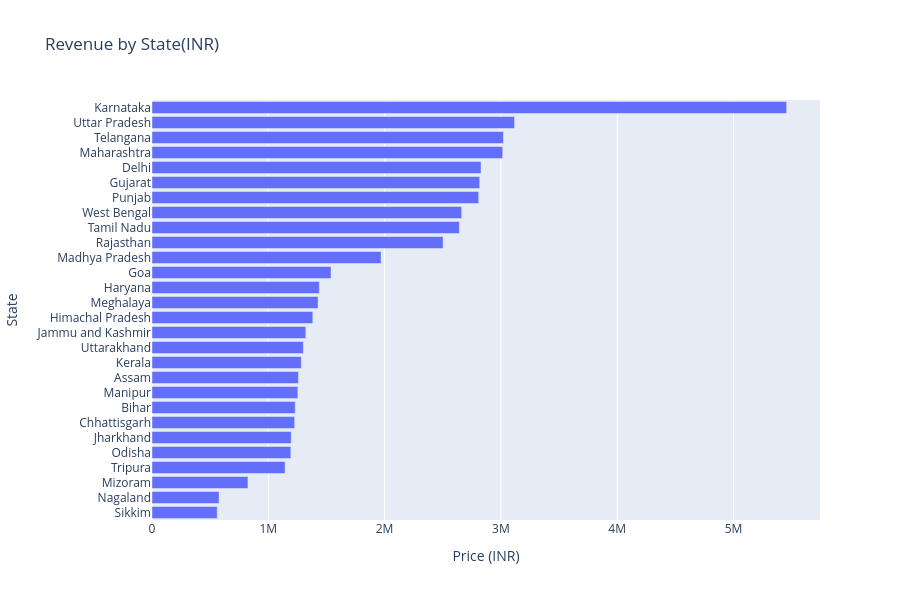

Here is the notebook cell this chart was saved with:
### Markdown cell above
### Total Sales By State

### Code cell
fig = px.bar(
    df.groupby("State", as_index=False)["Price (INR)"].sum()
        .sort_values("Price (INR)",ascending=False),
    x="Price (INR)",
    y="State",
    orientation="h",
    title="Revenue by State(INR)"
)
fig.update_layout(height=600, yaxis=dict(autorange="reversed"))
fig.show()

### Figure 1 — Plotly figure (JSON) as saved in the notebook; plotly's stock layout.template omitted (floating-point values rounded to 4 significant figures)
{"data": [{"hovertemplate": "Price (INR)=%{x}<br>State=%{y}<extra></extra>", "legendgroup": "", "marker": {"color": "#636efa", "pattern": {"shape": ""}}, "name": "", "orientation": "h", "showlegend": false, "textposition": "auto", "type": "bar", "x": [5457000.0, 3117000.0, 3022000.0, 3016000.0, 2829000.0, 2818000.0, 2809000.0, 2663000.0, 2643000.0, 2503000.0, 1970000.0, 1539000.0, 1438000.0, 1428000.0, 1383000.0, 1323000.0, 1302000.0, 1284000.0, 1259000.0, 1254000.0, 1232000.0, 1227000.0, 1197000.0, 1194000.0, 1144000.0, 824900.0, 576800.0, 561000.0], "xaxis": "x", "y": ["Karnataka", "Uttar Pradesh", "Telangana", "Maharashtra", "Delhi", "Gujarat", "Punjab", "West Bengal", "Tamil Nadu", "Rajasthan", "Madhya Pradesh", "Goa", "Haryana", "Meghalaya", "Himachal Pradesh", "Jammu and Kashmir", "Uttarakhand", "Kerala", "Assam", "Manipur", "Bihar", "Chhattisgarh", "Jharkhand", "Odisha", "Tripura", "Mizoram", "Nagaland", "Sikkim"], "yaxis": "y"}], "layout": {"barmode": "relative", "height": 600, "legend": {"tracegroupgap": 0}, "title": {"text": "Revenue by State(INR)"}, "xaxis": {"anchor": "y", "domain": [0, 1], "title": {"text": "Price (INR)"}}, "yaxis": {"anchor": "x", "autorange": "reversed", "domain": [0, 1], "title": {"text": "State"}}}}
